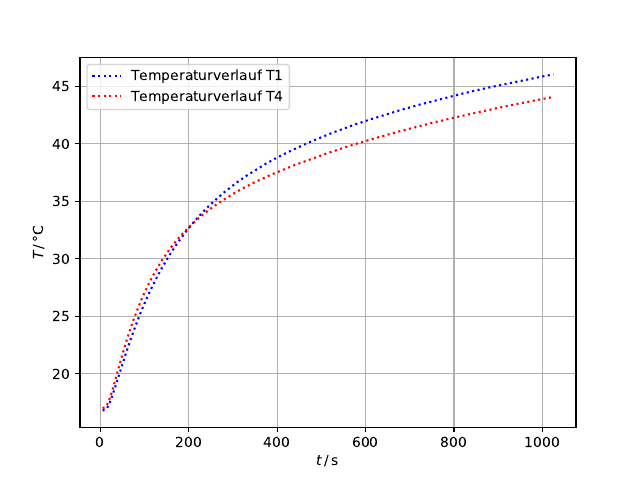

Write Python code to recreate this figure.
import numpy as np
import matplotlib.pyplot as plt

t, T1, T2, T3, T4, T5, T6, T7, T8 = np.genfromtxt('GLXportRun1.txt', unpack='true')
t *= 5

plt.plot(t, T1, 'b:', label='Temperaturverlauf T1')
plt.plot(t, T4, 'r:', label='Temperaturverlauf T4')

plt.xlabel(r'$t \,/\, \mathrm{s}$')
plt.ylabel(r'$T \,/\, \mathrm{°C}$')
# plt.xlim(0, 60)
# plt.ylim(0, 0.07)

plt.legend()
plt.grid()
# plt.show()
# plt.savefig('stat1.pdf')
